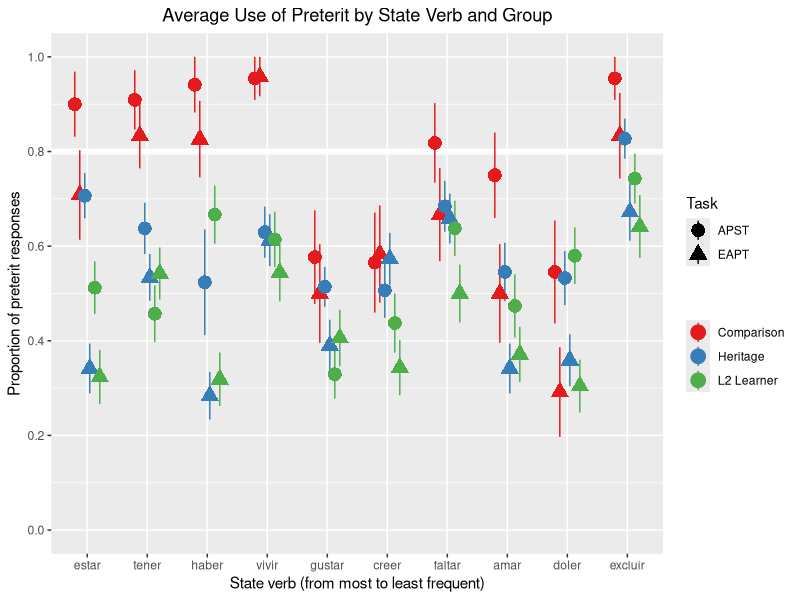
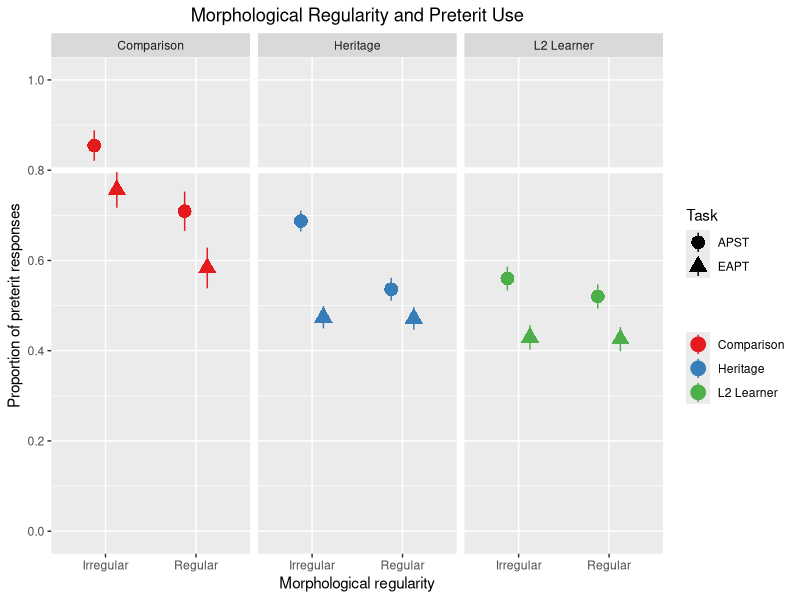
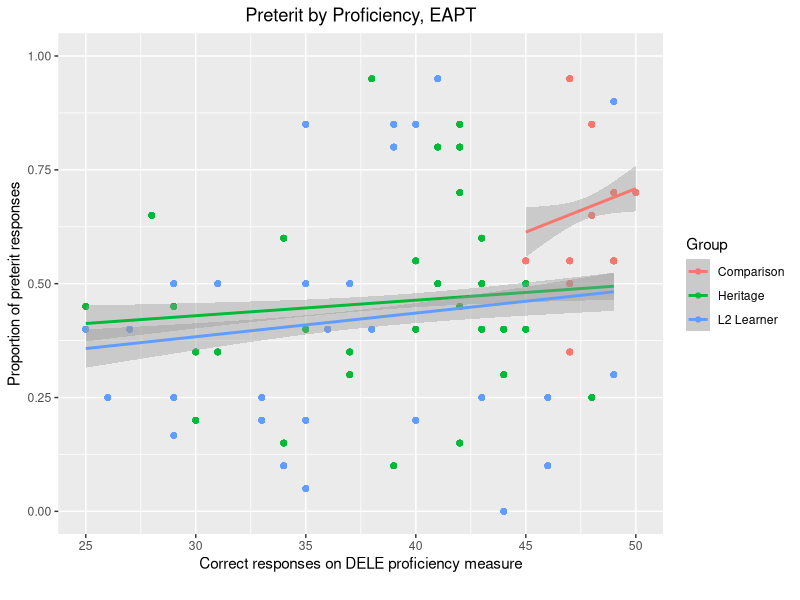
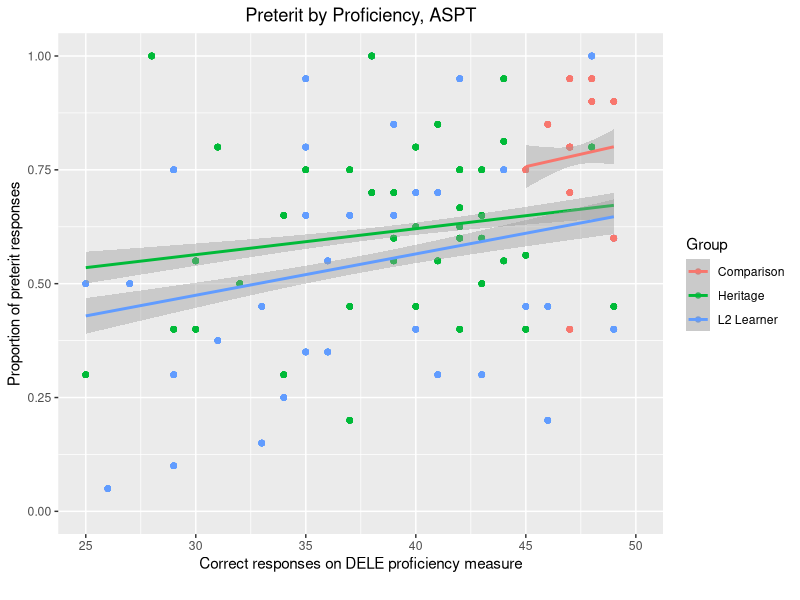
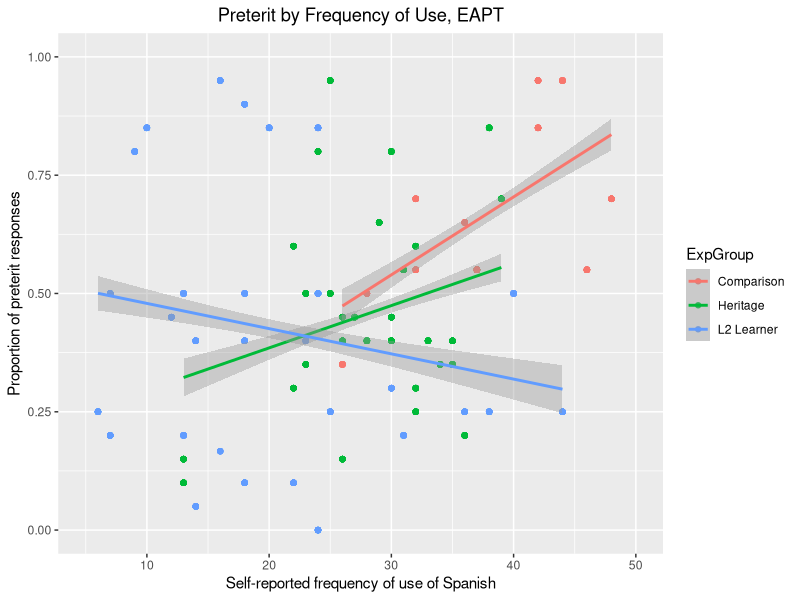
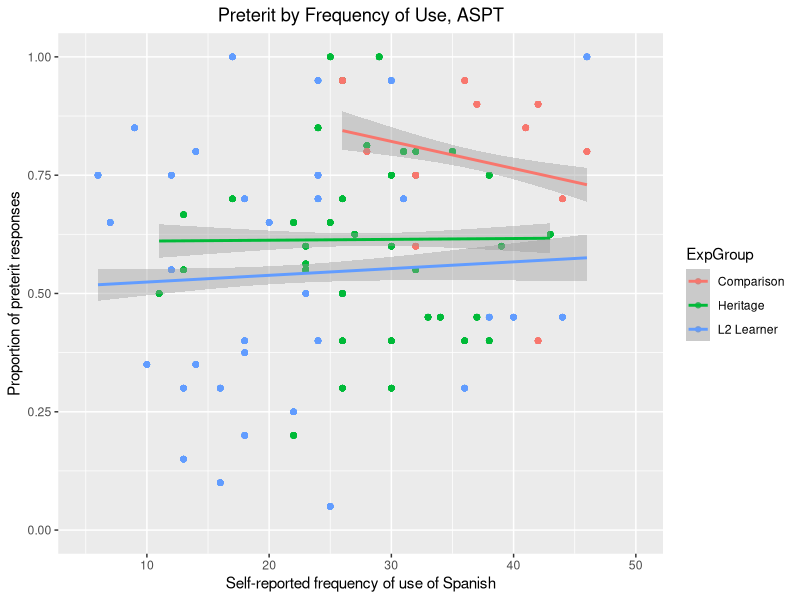
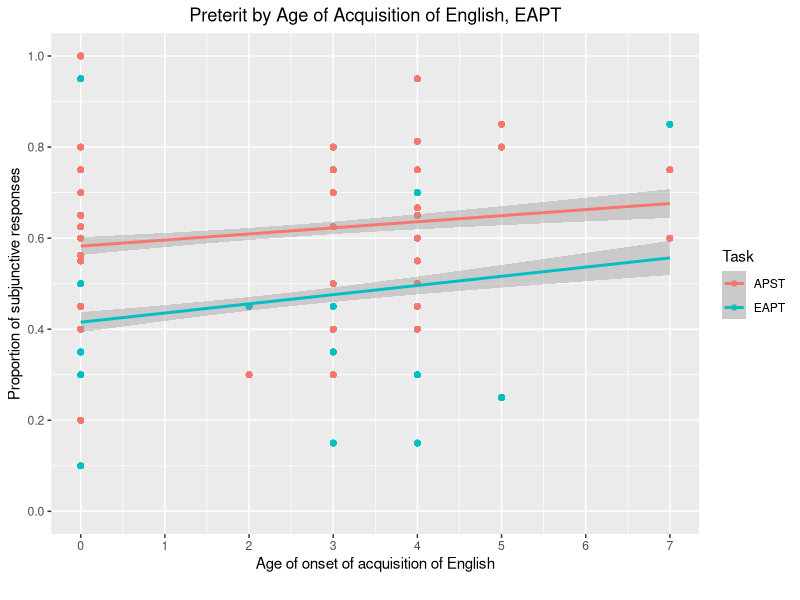

R code for these plots, in order:
# Packages
library(tidyverse)
library(lme4)
library(dplyr)
library(lmerTest)
library(glmmTMB)
library(emmeans)
library(kableExtra)

options(sciphen = 999)

# Preparation of data
## Load database
L2_EPT = read_csv("./CSV Files/L2 Learners/L2 Learners EPT Preterit Data.csv")
L2_FCT = read_csv("./CSV Files/L2 Learners/L2 Learners FCT Preterit Data.csv")
Heritage_EPT = read_csv("./CSV Files/Heritage/Heritage EPT Preterit Data.csv")
Heritage_FCT = read_csv("./CSV Files/Heritage/Heritage FCT Preterit Data.csv")
Comparison_EPT = read.csv("./CSV Files/Comparison/Comparison EPT Preterit Data.csv")
Comparison_FCT = read.csv("./CSV Files/Comparison/Comparison FCT Preterit Data.csv")


## Create combined datasets
Preterit_EPT = rbind(L2_EPT, Heritage_EPT, Comparison_EPT)
Preterit_FCT = rbind(L2_FCT, Heritage_FCT, Comparison_FCT)
Preterit_Aggregate = rbind(Preterit_EPT, Preterit_FCT)


## Find participant averages
Heritage_EPT_Modified = aggregate(Heritage_EPT$ExpLI, list(Heritage_EPT$Participant_ID), FUN = mean)
Heritage_EPT_Modified = Heritage_EPT_Modified %>% rename(Part_Avg = x)
Heritage_EPT_Modified = left_join(Heritage_EPT, Heritage_EPT_Modified, by = c("Participant_ID" = "Group.1"))

Heritage_FCT_Modified = aggregate(Heritage_FCT$ExpLI, list(Heritage_FCT$Participant_ID), FUN = mean)
Heritage_FCT_Modified = Heritage_FCT_Modified %>% rename(Part_Avg = x)
Heritage_FCT_Modified = left_join(Heritage_FCT, Heritage_FCT_Modified, by = c("Participant_ID" = "Group.1"))

Preterit_EPT_Aggregate = aggregate(Preterit_EPT$ExpLI, list(Preterit_EPT$Participant_ID), FUN = mean)
Preterit_EPT_Aggregate = Preterit_EPT_Aggregate %>% rename(Part_Avg = x)
Preterit_EPT_Aggregate = left_join(Preterit_EPT, Preterit_EPT_Aggregate, by = c("Participant_ID" = "Group.1"))

Preterit_FCT_Aggregate = aggregate(Preterit_FCT$ExpLI, list(Preterit_FCT$Participant_ID), FUN = mean)
Preterit_FCT_Aggregate = Preterit_FCT_Aggregate %>% rename(Part_Avg = x)
Preterit_FCT_Aggregate = left_join(Preterit_FCT, Preterit_FCT_Aggregate, by = c("Participant_ID" = "Group.1"))

Heritage_Preterit_Aggregate = rbind(Heritage_EPT_Modified, Heritage_FCT_Modified)

# Plots
## Individual lexical items
Preterit_Aggregate %>%
  ggplot(aes(x = MainVerb, y = ExpForm, color = ExpGroup, shape = Task)) + 
  geom_hline(yintercept = 0.8, color = "white", size = 2) +
  stat_summary(fun.data = mean_se,
               geom = "pointrange", size = 1, 
               position = position_dodge(width = 0.5)) + 
  scale_color_brewer(palette = "Set1", name = "") +
  scale_y_continuous(breaks = seq (0, 1, 0.2),
                     limits = c(0, 1)) +
  scale_x_discrete(labels = c("estar", "tener", "haber", "vivir", "gustar", "creer", "faltar", "amar", "doler", "excluir")) +
  labs(x = "State verb (from most to least frequent)", y = "Proportion of preterit responses", color = "Group", 
       title = "Average Use of Preterit by State Verb and Group") +
  theme(plot.title = element_text(hjust = 0.5))


## By morphological regularity and frequency
Preterit_Aggregate %>%
  ggplot(aes(x = Reg_Main, y = ExpLI, color = ExpGroup, shape = Task)) + 
  facet_grid(cols = vars(ExpGroup)) +
  geom_hline(yintercept = 0.8, color = "white", size = 2) + 
  stat_summary(fun.data = mean_se,
               geom = "pointrange", size = 1, 
               position = position_dodge(width = 0.5)) + 
  scale_color_brewer(palette = "Set1", name = "") +
  scale_y_continuous(breaks = seq (0, 1, 0.2),
                     limits = c(0, 1)) +
  labs(x = "Morphological regularity", y = "Proportion of preterit responses", color = "Group", 
       title = "Morphological Regularity and Preterit Use") +
  theme(plot.title = element_text(hjust = 0.5))


## By average accuracy and proficiency
Preterit_EPT_Aggregate %>%
  ggplot(aes(x = DELE, y = Part_Avg, color = ExpGroup)) + 
  geom_point() +
  geom_smooth(method=lm) +
  xlim(c(25,50)) +
  ylim(c(0,1)) +
  labs(x = "Correct responses on DELE proficiency measure", y = "Proportion of preterit responses", caption = "", 
       title = "Preterit by Proficiency, EAPT", color = "Group") +
  theme(plot.title = element_text(hjust = 0.5))

Preterit_FCT_Aggregate %>%
  ggplot(aes(x = DELE, y = Part_Avg, color = ExpGroup)) + 
  geom_point() +
  geom_smooth(method=lm) +
  xlim(c(25,50)) +
  ylim(c(0,1)) +
  labs(x = "Correct responses on DELE proficiency measure", y = "Proportion of preterit responses", caption = "", 
       title = "Preterit by Proficiency, ASPT", color = "Group") +
  theme(plot.title = element_text(hjust = 0.5))


## By average accuracy and use
Preterit_EPT_Aggregate %>%
  ggplot(aes(x = FofA, y = Part_Avg, color = ExpGroup)) + 
  geom_point() +
  geom_smooth(method=lm) +
  xlim(c(5,50)) +
  ylim(c(0,1)) +
  labs(x = "Self-reported frequency of use of Spanish", y = "Proportion of preterit responses",
       title = "Preterit by Frequency of Use, EAPT") +
  theme(plot.title = element_text(hjust = 0.5))

Preterit_FCT_Aggregate %>%
  ggplot(aes(x = FofA, y = Part_Avg, color = ExpGroup)) + 
  geom_point() +
  geom_smooth(method=lm) +
  xlim(c(5,50)) +
  ylim(c(0,1)) +
  labs(x = "Self-reported frequency of use of Spanish", y = "Proportion of preterit responses",
       title = "Preterit by Frequency of Use, ASPT") +
  theme(plot.title = element_text(hjust = 0.5))

# By age of acquisition of English
Heritage_Preterit_Aggregate %>%
  ggplot(aes(x = AoA_ENG, y = Part_Avg, color = Task)) + 
  geom_point() +
  geom_smooth(method = lm) +
  xlim(c(0,8)) +
  scale_x_continuous(breaks = seq(0, 7, 1),
                     limits = c(0, 7)) +
  scale_y_continuous(breaks = seq (0, 1, 0.2),
                     limits = c(0, 1)) +
  labs(x = "Age of onset of acquisition of English", y = "Proportion of subjunctive responses", caption = "", 
       title = "Preterit by Age of Acquisition of English, EAPT") +
  theme(plot.title = element_text(hjust = 0.5))
